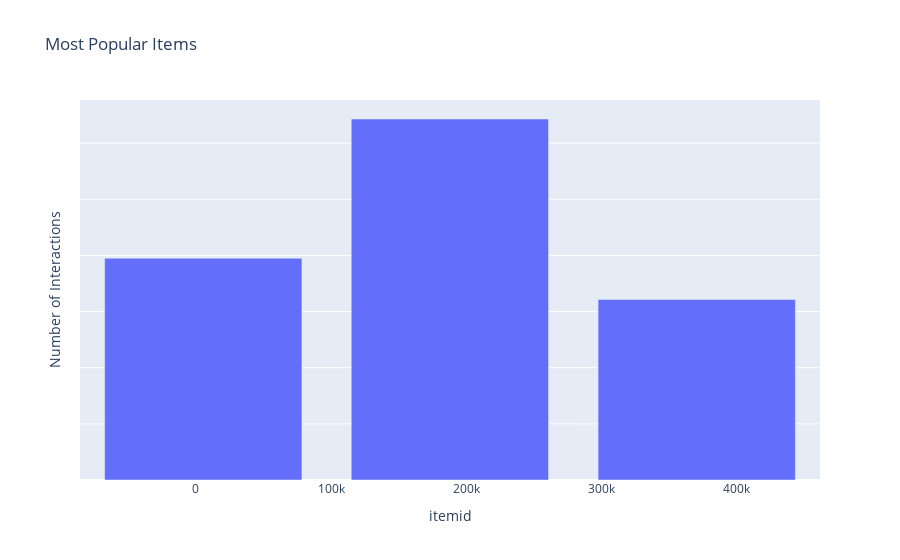

Notebook code cell kept with this figure:
### Code cell
fig = px.bar(item_counts.head(3), x = "itemid", y = "count",
             title = "Most Popular Items",
             labels = {"count":"Number of Interactions", "itemid":"Item ID"})
fig.update_layout(
    legend_title_text = "itemid",
    xaxis_title = "itemid",
    yaxis = dict(
        showticklabels = False
    )
)
fig.show()

### Figure 1 — Plotly figure (JSON) as saved in the notebook; plotly's stock layout.template omitted (floating-point values rounded to 4 significant figures)
{"data": [{"hovertemplate": "Item ID=%{x}<br>Number of Interactions=%{y}<extra></extra>", "legendgroup": "", "marker": {"color": "#636efa", "pattern": {"shape": ""}}, "name": "", "orientation": "v", "showlegend": false, "textposition": "auto", "type": "bar", "x": [187946, 5411, 370653], "xaxis": "x", "y": [3215, 1975, 1608], "yaxis": "y"}], "layout": {"barmode": "relative", "legend": {"title": {"text": "itemid"}, "tracegroupgap": 0}, "title": {"text": "Most Popular Items"}, "xaxis": {"anchor": "y", "domain": [0, 1], "title": {"text": "itemid"}}, "yaxis": {"anchor": "x", "domain": [0, 1], "showticklabels": false, "title": {"text": "Number of Interactions"}}}}
